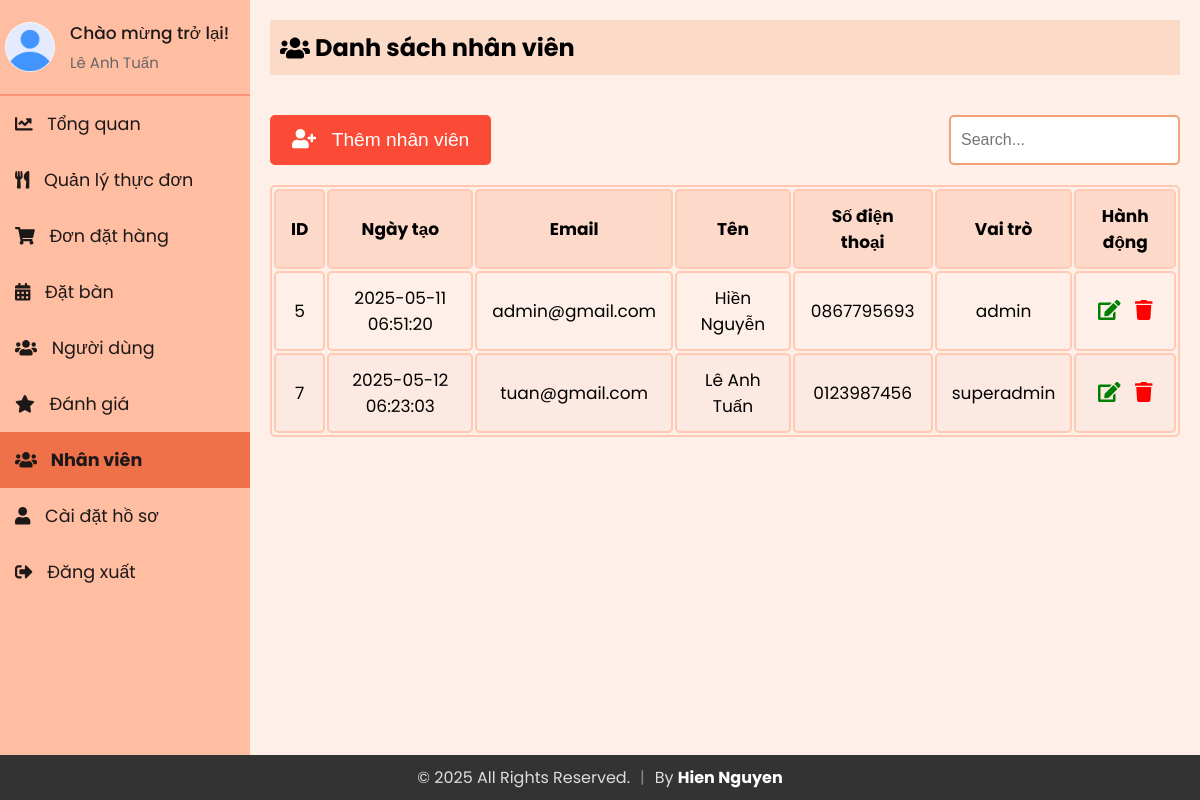
/Admin/staffs.php (signed in), run on the app's committed database.
### tables this page shows
CREATE TABLE `staff` (
  `id` int(11) NOT NULL,
  `firstName` varchar(50) NOT NULL,
  `lastName` varchar(50) NOT NULL,
  `email` varchar(100) NOT NULL,
  `contact` varchar(15) DEFAULT NULL,
  `role` enum('superadmin','admin') NOT NULL,
  `password` varchar(255) NOT NULL,
  `createdAt` timestamp NOT NULL DEFAULT current_timestamp(),
  `updatedAt` timestamp NOT NULL DEFAULT current_timestamp() ON UPDATE current_timestamp(),
  `profile_image` varchar(255) NOT NULL DEFAULT 'default.jpg'
);

### Admin/sidebar.php (called while the page is built, shortened)
<?php
include 'db_connection.php';
$admin_email = isset($_SESSION['email']) ? $_SESSION['email'] : '';
function getAdminInfo($email)
{
  global $conn;
  $stmt = $conn->prepare("SELECT firstName, lastName, email, profile_image FROM staff WHERE email = ?");
  $stmt->bind_param("s", $email);
  $stmt->execute();
  $stmt->bind_result($firstName, $lastName, $email,  $profile_image);
  return [
    'firstName' => $firstName ?: '',
    'lastName' => $lastName ?: '',
    'email' => $email ?: '',
    'profile_image' => $profile_image ?: 'default.jpg'
  ];
}
$admin_info = getAdminInfo($admin_email);
?>

### Admin/staffs.php (the view, shortened to what this page needs)
<?php
include 'db_connection.php';
$search = '';
?>
<?php
include 'sidebar.php';
?>
<!DOCTYPE html>
<html lang="en">
<head>
  <link rel="stylesheet" href="https://cdnjs.cloudflare.com/ajax/libs/font-awesome/5.15.3/css/all.min.css">
  <link rel="stylesheet" href="sidebar.css">
  <link rel="stylesheet" href="admin_user.css">
</head>
<body>
  <div class="sidebar">
    <div class="profile-section">
      <img src="../uploads/<?php echo htmlspecialchars($admin_info['profile_image']); ?>" alt="Profile Picture">
      <div class="info">
        <h3>Chào mừng trở lại!</h3>
        <p><?php echo htmlspecialchars($admin_info['firstName']) . ' ' . htmlspecialchars($admin_info['lastName']); ?></p>
      </div>
    </div>
    <ul>
      <li><a href="index.php"><i class="fas fa-chart-line" style="margin-right: 10px;"></i> Tổng quan</a></li>
      <li><a href="admin_menu.php" ><i class="fas fa-utensils" style="margin-right: 10px;"></i> Quản lý thực đơn</a></li>
      <li><a href="admin_orders.php"><i class="fas fa-shopping-cart" style="margin-right: 10px;"></i> Đơn đặt hàng</a></li>
      <li><a href="reservations.php"><i class="fas fa-calendar-alt" style="margin-right: 10px;"></i> Đặt bàn</a></li>
      <li><a href="users.php"><i class="fas fa-users" style="margin-right: 10px;"></i> Người dùng</a></li>
      <li><a href="reviews.php"><i class="fas fa-star" style="margin-right: 10px;"></i> Đánh giá</a></li>
      <li><a href="staffs.php" class="active"><i class="fas fa-users" style="margin-right: 10px;"></i> Nhân viên</a></li>
      <li><a href="profile.php"><i class="fas fa-user" style="margin-right: 10px;"></i> Cài đặt hồ sơ</a></li>
      <li style="margin-right: 10px;"><a href="logout.php"><i class="fas fa-sign-out-alt" style="margin-right: 10px;"></i> Đăng xuất</a></li>
    </ul>
  </div>
  <div class="content">
    <div class="header">
      <h2><i class="fas fa-users"></i>&nbsp;Danh sách nhân viên</h2>
    </div>
    <div class="actions">
      <button onclick="openaddUserModal()"><i class="fas fa-user-plus"></i> &nbsp; Thêm nhân viên</button>
      <form method="POST" id="searchForm" class="search-bar">
        <input type="text" name="search" placeholder="Search..." value="<?php echo htmlspecialchars($search); ?>">
      </form>
    </div>
    <table id="userTable">
      <thead>
        <tr>
          <th>ID</th>
          <th>Ngày tạo</th>
          <th>Email</th>
          <th>Tên</th>
          <th>Số điện thoại</th>
          <th>Vai trò</th>
          <th>Hành động</th>
        </tr>
      </thead>
      <tbody>
        <?php
        $sql = "SELECT * FROM staff";
        $result = $conn->query($sql);
        if ($result->num_rows > 0) {
          while ($row = $result->fetch_assoc()) {
            echo "<tr>
                      <td>{$row['id']}</td>
                      <td>{$row['createdAt']}</td>
                      <td>{$row['email']}</td>
                      <td>{$row['firstName']} {$row['lastName']}</td>
                      <td>{$row['contact']}</td>
                      <td>{$row['role']}</td>
                      <td>
                          <button id='editbtn' onclick='openEditUserModal(this)' data-email='{$row['email']}' data-firstname='{$row['firstName']}' data-lastname='{$row['lastName']}' data-contact='{$row['contact']}' data-role='{$row['role']}' data-password='{$row['password']}'><i class='fas fa-edit'></i></button>
                          <button id='deletebtn' onclick=\"deleteItem('{$row['email']}')\"><i class='fas fa-trash'></i></button>
                      </td>
                  </tr>";
          }
        } else {
          echo "<tr><td colspan='8' style='text-align: center;'>No Users Found</td></tr>";
        }
        ?>
      </tbody>
    </table>
  </div>
</body>
</html>

### Admin/sidebar.css (style rules this page uses)
* { margin: 0; padding: 0; box-sizing: border-box; }
body { background: #fef0e8; font-family: "Poppins", sans-serif; display: flex; flex-direction: row; margin: 0; }
.sidebar { width: 250px; background-color: #ffbda1; color: #1d1818; overflow: auto; position: relative; min-height: 100vh; font-size: 1.1rem }
.sidebar ul li a { display: block; padding: 15px; text-decoration: none; color: #1d1818; transition: background-color 0.3s; }
.sidebar ul li a.active { background-color:#ee7149; font-weight: bold; }
.sidebar ul { list-style-type: none; padding: 0; }
.content { flex: 1; padding: 20px; }
.header { padding: 10px; background-color: #fbdac7; margin-bottom: 20px; display: flex; align-items: center; }
.header h2 { display: flex; align-items: center; }
.profile-section { padding: 20px 5px 20px 5px; display: flex; align-items: center; border-bottom: 2px solid rgba(253, 108, 77, 0.5); }
.profile-section img { width: 50px; height: 50px; border-radius: 50%; margin-right: 15px; }
.profile-section .info { flex-grow: 1; }
.profile-section .info h3 { margin: 0; font-size: 17px; font-weight: 500; }
.profile-section .info p { margin: 5px 0 0; font-size: 15px; color: #666; }
.sidebar ul li a.active { background-color: #ee7149; font-weight: bold; }

### Admin/admin_user.css (style rules this page uses)
* { margin: 0; padding: 0; }
body { background: #fef0e8; font-family: "Poppins", sans-serif; margin: 0; }
.content { margin-bottom: 40px; }
.actions { display: flex; justify-content: space-between; align-items: center; margin-top: 40px; margin-bottom: 20px; }
#userTable td { position: relative; }
.search-bar input { padding: 14px 10px; font-size: 16px; border-radius: 5px; border: 2px solid #f4a178; cursor: pointer; outline: none; }
.header { padding: 10px; background-color: #fbdac7; margin-bottom: 20px; display: flex; align-items: center; }
table { width: 100%; border: 2px solid #ffc9b3; font-size: 17px; text-align: center; cursor: pointer; border-radius: 5px; }
table th, table td { padding: 12px 15px; border: 2px solid #ffc9b3; border-radius: 5px; }
table th { background-color: #fdd9c9; }
table tr:nth-of-type(even) { background-color: #fce9e2; }
button { background-color: #fb4a36; color: white; border: 2px solid #fb4a36; padding: 12px 20px; cursor: pointer; border-radius: 5px; transition: all 0.3s ease; font-size: 1.2rem; }
#editbtn, #deletebtn { font-size: 20px; background: none; border: none; padding: 0 0 0 0; outline: none; cursor: pointer; padding: 0 5px 0 5px; }
#editbtn { color: green; }
#deletebtn { color: red; }
.sidebar ul li a.active { font-weight: bold; }

### Admin/staffs.php (style rules this page uses)
.sidebar ul li a.active { font-weight: bold; }

### data on the page
staff: profile_image (placeholder picture), firstName "Lê Anh", lastName "Tuấn", id "7", createdAt "2025-05-12 06:23:03", email "tuan@gmail.com", contact "0123987456", role "superadmin"
staff: id "5", createdAt "2025-05-11 06:51:20", email "admin@gmail.com", firstName "Hiền", lastName "Nguyễn", contact "0867795693", role "admin"
